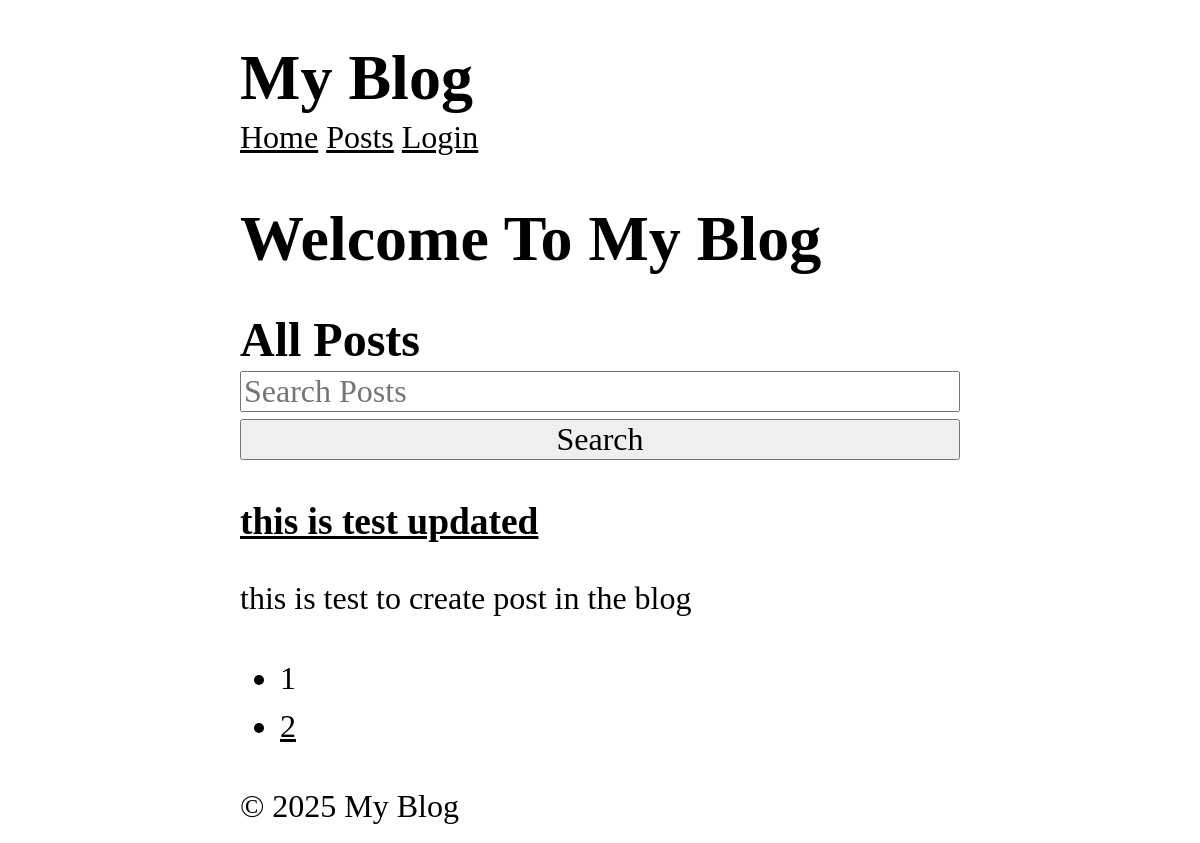
The page /posts on the database its author committed.
### tables this page shows
CREATE TABLE posts (
  id INTEGER PRIMARY KEY AUTOINCREMENT,
  title TEXT NOT NULL,
  content TEXT NOT NULL,
  views INTEGER DEFAULT 0,
  user_id INTEGER NOT NULL,
  created_at DATETIME DEFAULT CURRENT_TIMESTAMP,
  FOREIGN KEY (user_id) REFERENCES users (id)
);

### app/Controller/PostController.php (called while the page is built, shortened)
<?php
class PostController
{
    public function index()
    {
       $search = $_GET['search'] ?? '';
       $page = $_GET['page'] ?? 1;
       $limit = 1;
        $posts = Post::getRecent($limit,$page, $search);
        $total = Post::count($search);
        return View::render('post/index' ,
         data:[
        'posts' => $posts,
         'search' => $search,
         'currentPage' => $page,
         'totalPages' => ceil($total/$limit)
        ],
             layout:'layouts/main');
    }
}

### core/App.php (called while the page is built, shortened)
<?php
class App
{
    protected static $container = [];
    public static function bind( string $key , mixed $value):void
    {
        static::$container[$key] = $value;
    }
    public static function get(string $key):mixed
    {
        return static::$container[$key];
    }
}

### app/Models/Post.php (called while the page is built, shortened)
<?php
class Post extends Model
{
    protected static string $table = 'posts';
    public static function getRecent(?int $limit=null ,?int $page = null, ?string $search=null)
    {
        $db = App::get('database');
        $query = 'SELECT * FROM ' . static::$table ;
        $params = [];
        if($search !== null)
        {
           $query .= ' WHERE title LIKE ? OR content LIKE ?';
           $params = ["%$search%" , "%$search%"];
        }
        $query .= ' ORDER BY created_at DESC';
        if($limit !== null)
        {
            $query .= ' LIMIT ?';
            $params[] = $limit;
        }
        if($page !== null && $limit !== null)
        {
            $offset = ($page - 1) * $limit;
            $query .= ' OFFSET ?';
            $params[] = $offset;
        }
        return $db->fetchAll($query , $params , static::class);
    }
}

### core/Database.php (called while the page is built, shortened)
<?php
class Database {
  protected $pdo;
  public function __construct(array $config) {
    try {
      $dsn = $this->createDsn($config);
      $username = $config['username'] ?? null;
      $password = $config['password'] ?? null;
      $options = $config['options'] ?? null;
      $this->pdo = new PDO($dsn, $username, $password, $options);
      $this->pdo->setAttribute(PDO::ATTR_ERRMODE, PDO::ERRMODE_EXCEPTION);
    } catch (PDOException $e) {
      throw new Exception("Could not connect to the database");
    }
  }
  protected function createDsn(array $config): string {
    $driver = $config['driver'];
    $dbname = $config['dbname'];
    return match($driver) {
      'sqlite' => "sqlite:$dbname",
      default => throw new Exception("Unsupported database driver: $driver")
    };
  }
  public function query(string $sql, array $params = []): PDOStatement {
    $stmt = $this->pdo->prepare($sql);
    $stmt->execute($params);
    return $stmt;
  }
  public function fetchAll(string $sql, array $params = [] , ?string $className = null): array {
    $stmt = $this->query($sql, $params);
    return $className
    ? $stmt->fetchAll(PDO::FETCH_CLASS, $className)
     : $stmt->fetchAll(PDO::FETCH_ASSOC);
  }
}

### core/Router.php (called while the page is built, shortened)
<?php
class Router
{
    protected array $routes = [];
    protected array $globalMiddleware = [];
    protected array $routeMiddleware = [];
    public function add(string $method , string $uri , string $controller , array $middlewares = []): void
    {
        $this->routes[] = [
            'method' => $method,
            'uri' => $uri,
            'controller' => $controller ,
            'middlewares' => $middlewares
        ];
    }
    public function addGlobalMiddleware(string $middleware): void
    {
        $this->globalMiddleware[] = $middleware;
    }
    public function addRouteMiddleware(string $name , string $middleware): void
    {
        $this->routeMiddleware[$name] = $middleware;
    }
    public function dispatch(string $uri , string $method): string
    {
        $route = $this->findRoute($uri , $method);
        $middlewares = [
            ...$this->globalMiddleware,
            ...array_map(fn($name) => $this->routeMiddleware[$name] , $route['middlewares'])
        ];
        return $this->runMiddleware($middlewares ,
        function() use ($route) {
            [$controller , $action] = explode('@' , $route['controller']);
        return $this->callAction($controller , $action , $route['params']);
        });
    }
    protected function runMiddleware(array $middlewares ,callable $target): mixed
    {
        $next = $target;
        foreach(array_reverse($middlewares) as $middleware)
        {
            $next = fn()=>(new $middleware)->handle($next);
        }
        return $next();
    }
    protected function findRoute(string $uri , string $method): ?array
    {
        foreach($this->routes as $route)
        {
            $params = $this->matchRoute($route['uri'] , $uri);
            if($params !== null && $route['method'] === $method)
            {
                return [...$route ,'params' => $params];
            }
        }
        return null;
    }
    protected function matchRoute(string $routeUri , string $requestUri):?array
    {
        $routeSegaments = explode('/' , trim($routeUri , '/'));
        $requestSegaments = explode('/' , trim($requestUri , '/'));
        $params = [];
        foreach($routeSegaments as $index => $routeSegament)
        {
            if(str_starts_with($routeSegament , '{') && str_ends_with($routeSegament , '}'))
            {
                $params[trim($routeSegament , '{}')] = $requestSegaments[$index];
            }elseif($routeSegament !== $requestSegaments[$index])
            {
                return null;
            }
        }
        return $params;
    }
    protected function callAction(string $controller ,string $action , array $params): string
    {
       return (new $controllerClass)->$action(...$params);
    }
}

### app/Middlewares/CSRF.php (called while the page is built, shortened)
<?php
class CSRF implements Middleware
{
    public function handle(callable $next)
    {
        return $next();
    }
}

### app/Middlewares/View.php (called while the page is built, shortened)
<?php
class View implements Middleware
{
    public function handle(callable $next)
    {
        return $next();
    }
}

### core/View.php (called while the page is built, shortened)
<?php
class View
{
    protected static $globals = [];
    public static function share(string $key , mixed $value): void
    {
        static::$globals[$key] = $value;
    }
    public static function render(string $template , array $data = [], string $layout = null): string
    {
        $data = [...static::$globals , ...$data];
        $content = static::renderTemplate($template , $data);
        return static::renderLayout($layout , $data , $content);
    }
    public static function partial(string $template , array $data = []): string
    {
        return static::renderTemplate("/partials/$template" , $data);
    }
    protected static function renderTemplate(string $template , array $data): string
    {
        extract($data);
        $path = dirname(__DIR__) . "/app/Views/$template.php";
        require $path;
        return ob_get_clean();
    }
    protected static function renderLayout(?string $template , array $data , string $content): string
    {
        return ob_get_clean();
    }
}

### helpers.php (called while the page is built, shortened)
<?php
if(!function_exists('partial'))
{
    function partial(string $template , array $data = []): string
        {
            return View::partial($template , $data);
        }
}

### app/Views/partials/_posts.php (the view)
<?php foreach($posts as $post): ?>
    <article>
    <h3><a href="/posts/<?= $post->id ?>"><?= htmlspecialchars($post->title) ?></a></h3>
    <p><?= htmlspecialchars(substr($post->content, 0, 100)) ?></p>
    </article>
<?php endforeach; ?>

### public/style.css (style rules this page uses)
*, *::before, *::after { box-sizing: border-box; }
html { -moz-text-size-adjust: none; -webkit-text-size-adjust: none; text-size-adjust: none; }
body, h1, h2, h3, h4, p, figure, blockquote, dl, dd { margin-block-end: 0; }
body { min-height: 100vh; line-height: 1.5; max-width: 60%; margin-left: auto; margin-right: auto; font-size: 2em; font-family: 'Times New Roman', Times, serif; }
h1, h2, h3, h4, button, input, label { line-height: 1.1; }
h1, h2, h3, h4 { text-wrap: balance; }
a:not([class]) { text-decoration-skip-ink: auto; color: currentColor; }

### rows shown on the page
posts: title "this is test updated", content "this is test to create post in the blog"
